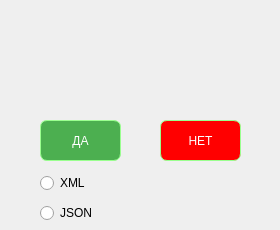
<?xml version="1.0" encoding="UTF-8"?>
<ui version="4.0">
 <class>Dialog</class>
 <widget class="QDialog" name="Dialog">
  <property name="geometry">
   <rect>
    <x>0</x>
    <y>0</y>
    <width>280</width>
    <height>230</height>
   </rect>
  </property>
  <property name="windowTitle">
   <string>Dialog</string>
  </property>
  <widget class="QPushButton" name="pushButton_yes">
   <property name="geometry">
    <rect>
     <x>40</x>
     <y>120</y>
     <width>81</width>
     <height>41</height>
    </rect>
   </property>
   <property name="cursor">
    <cursorShape>PointingHandCursor</cursorShape>
   </property>
   <property name="styleSheet">
    <string notr="true">QPushButton {
    background-color: #4CAF50;  /* Задаем цвет фона */
    font: 11pt &quot;Segoe UI&quot;;
    color: white;  /* Задаем цвет текста */
    border: 1px solid rgb(154, 255, 143);  /* Задаем толщину и цвет границы */
    border-radius: 7px;  /* Закругляем углы */
    box-shadow: 0px 4px 8px rgba(0, 0, 0, 0.1);  /* Добавляем тень */
    transition: background-color 0.3s, color 0.3s, box-shadow 0.3s, transform 0.3s;  /* Добавляем плавные переходы */
}

QPushButton:hover {
    background-color: #45a049;  /* Цвет фона при наведении */
    box-shadow: 0px 8px 16px rgba(0, 0, 0, 0.2);  /* Увеличиваем тень при наведении */
    transform: translateY(-2px);  /* Поднимаем кнопку на 2 пикселя */
}

QPushButton:pressed {
    background-color: #39803d;  /* Цвет фона при нажатии */
    box-shadow: 0px 2px 4px rgba(0, 0, 0, 0.1);  /* Уменьшаем тень при нажатии */
    transform: translateY(2px);  /* Поднимаем кнопку на 2 пикселя при нажатии */
}</string>
   </property>
   <property name="text">
    <string>ДА</string>
   </property>
  </widget>
  <widget class="QPushButton" name="pushButton_no">
   <property name="geometry">
    <rect>
     <x>160</x>
     <y>120</y>
     <width>81</width>
     <height>41</height>
    </rect>
   </property>
   <property name="cursor">
    <cursorShape>PointingHandCursor</cursorShape>
   </property>
   <property name="styleSheet">
    <string notr="true">QPushButton {
    background-color: red;  /* Задаем цвет фона */
    font: 11pt &quot;Segoe UI&quot;;
    color: white;  /* Задаем цвет текста */
    border: 1px solid rgb(154, 255, 143);  /* Задаем толщину и цвет границы */
    border-radius: 7px;  /* Закругляем углы */
    box-shadow: 0px 4px 8px rgba(0, 0, 0, 0.1);  /* Добавляем тень */
    transition: background-color 0.3s, color 0.3s, box-shadow 0.3s, transform 0.3s;  /* Добавляем плавные переходы */
}

QPushButton:hover {
    background-color: #45a049;  /* Цвет фона при наведении */
    box-shadow: 0px 8px 16px rgba(0, 0, 0, 0.2);  /* Увеличиваем тень при наведении */
    transform: translateY(-2px);  /* Поднимаем кнопку на 2 пикселя */
}

QPushButton:pressed {
    background-color: #39803d;  /* Цвет фона при нажатии */
    box-shadow: 0px 2px 4px rgba(0, 0, 0, 0.1);  /* Уменьшаем тень при нажатии */
    transform: translateY(2px);  /* Поднимаем кнопку на 2 пикселя при нажатии */
}</string>
   </property>
   <property name="text">
    <string>НЕТ</string>
   </property>
  </widget>
  <widget class="QLabel" name="label">
   <property name="geometry">
    <rect>
     <x>40</x>
     <y>10</y>
     <width>211</width>
     <height>91</height>
    </rect>
   </property>
   <property name="font">
    <font>
     <pointsize>12</pointsize>
     <bold>true</bold>
    </font>
   </property>
   <property name="text">
    <string/>
   </property>
  </widget>
  <widget class="QRadioButton" name="radioButton_xml">
   <property name="geometry">
    <rect>
     <x>40</x>
     <y>170</y>
     <width>112</width>
     <height>26</height>
    </rect>
   </property>
   <property name="text">
    <string>XML</string>
   </property>
  </widget>
  <widget class="QRadioButton" name="radioButton_json">
   <property name="geometry">
    <rect>
     <x>40</x>
     <y>200</y>
     <width>112</width>
     <height>26</height>
    </rect>
   </property>
   <property name="text">
    <string>JSON</string>
   </property>
  </widget>
 </widget>
 <resources/>
 <connections/>
</ui>
